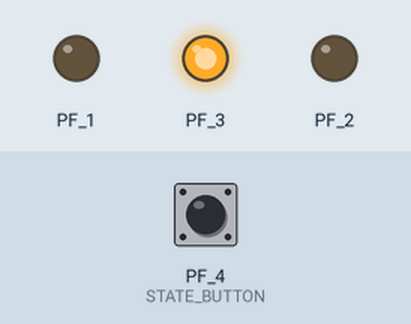
A sketch run on a simulated TI Tiva C LaunchPad. Parts: output pins drawn as LEDs (lit = HIGH). The inputs (shaded band) are chosen by the test bench; at power-on: PF_4 (STATE_BUTTON) HIGH.

Above: at 1.2 s.
1.3 s: PF_4 (STATE_BUTTON) pulled LOW for 0.15 s
At 1.7 s:
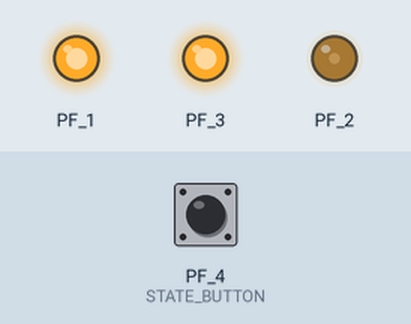
2.9 s: PF_4 (STATE_BUTTON) pulled LOW for 1 s
At 4.1 s:
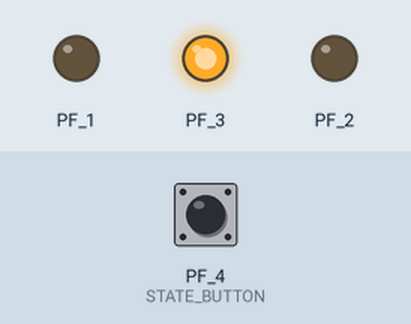
5.4 s: PF_4 (STATE_BUTTON) pulled LOW for 3.2 s
At 6.0 s:
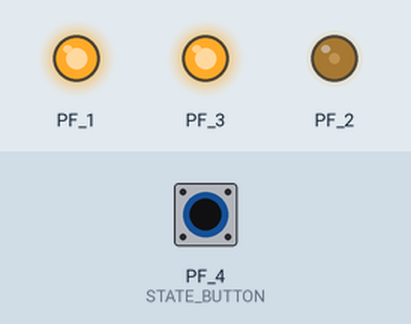
Timing chart, 0 to 8.4 s (numbered marks = the images above; inputs shaded):
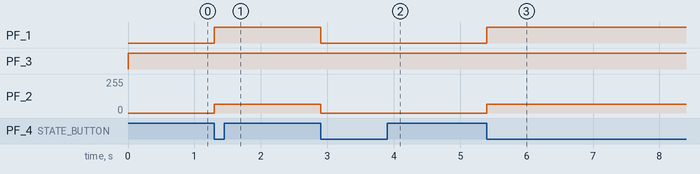

Measured:
- after the input at 1.3 s, PF_1: LOW → HIGH at once; PF_2: 0/255 → 64/255 at once
- after the input at 2.9 s, PF_1: HIGH → LOW at once; PF_2: 64/255 → 0/255 at once
- after the input at 5.4 s, PF_1: LOW → HIGH at once; PF_2: 0/255 → 64/255 at once

The sketch:

NatCarBase_2014.ino
```cpp
// State machine
const unsigned int IDLE_STATE = 0;
const unsigned int CALIBRATE_STATE = 1;
const unsigned int RUN_STATE = 2;
const unsigned int ERR_STATE = 65535;
// Current state
unsigned int CURRENT_STATE = IDLE_STATE;

// state button
const unsigned int STATE_BUTTON = PUSH1;

// state button sensing
boolean PREV_STATE_BUTTON = false;

void setup()
{
  // put your setup code here, to run once:

  // LED status lights
  pinMode(RED_LED, OUTPUT);
  pinMode(GREEN_LED, OUTPUT);
  pinMode(BLUE_LED, OUTPUT);

  // Buttons for controlling car
  pinMode(STATE_BUTTON, INPUT_PULLUP); // switch state

  pinMode(PF_2, OUTPUT);

  // set state just to be safe :)
  CURRENT_STATE = IDLE_STATE;
}

void loop()
{

  // deal with user buttons
  boolean stateButtonSwitched = false;
  boolean currButtonState = !digitalRead(STATE_BUTTON);
  if (PREV_STATE_BUTTON == false && currButtonState == true) {
    stateButtonSwitched = true;
  }
  PREV_STATE_BUTTON = currButtonState;

  if (CURRENT_STATE == IDLE_STATE) {
    // IDLE STATE
    digitalWrite(GREEN_LED, HIGH);
    digitalWrite(RED_LED, LOW);
    //digitalWrite(BLUE_LED, LOW);
    analogWrite(PF_2, 0);
    // State transistion
    if (stateButtonSwitched) {
      CURRENT_STATE = RUN_STATE;
    }
  } else if (CURRENT_STATE == CALIBRATE_STATE) {
    // calibrating mode
    digitalWrite(BLUE_LED, HIGH);
    digitalWrite(GREEN_LED, LOW);
    digitalWrite(RED_LED, LOW);
  } else if (CURRENT_STATE == RUN_STATE) {
    // run through course
    digitalWrite(RED_LED, HIGH);
    digitalWrite(GREEN_LED, HIGH);
    //digitalWrite(BLUE_LED, HIGH);

    analogWrite(PF_2, 64);

    // state transition
    if (stateButtonSwitched) {
      CURRENT_STATE = IDLE_STATE;
    }
  } else if (CURRENT_STATE == ERR_STATE) {
    // error! I need help
    digitalWrite(RED_LED, HIGH);
    digitalWrite(GREEN_LED, LOW);
    digitalWrite(BLUE_LED, LOW);
  } else {
    // Shouldn't be here
  }

  // delay for stability
  delay(1);
}
```
